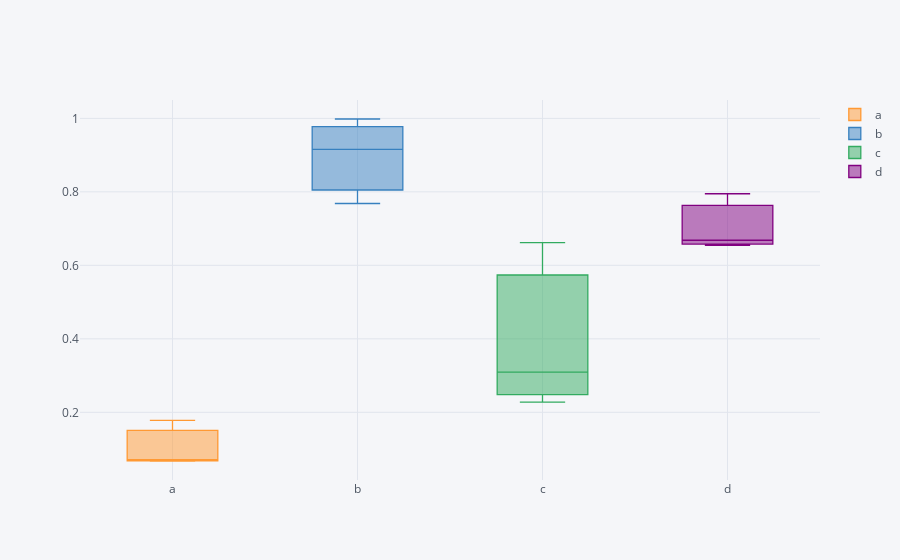

Notebook code for this chart:
### Code cell
a.iplot(kind='box')

### Figure 1 — Plotly figure (JSON) as saved in the notebook; plotly's stock layout.template omitted (floating-point values rounded to 4 significant figures)
{"data": [{"boxpoints": false, "line": {"width": 1.3}, "marker": {"color": "rgba(255, 153, 51, 1.0)"}, "name": "a", "orientation": "v", "type": "box", "y": [0.06759, 0.07018, 0.178]}, {"boxpoints": false, "line": {"width": 1.3}, "marker": {"color": "rgba(55, 128, 191, 1.0)"}, "name": "b", "orientation": "v", "type": "box", "y": [0.9154, 0.7683, 0.9982]}, {"boxpoints": false, "line": {"width": 1.3}, "marker": {"color": "rgba(50, 171, 96, 1.0)"}, "name": "c", "orientation": "v", "type": "box", "y": [0.3096, 0.6617, 0.228]}, {"boxpoints": false, "line": {"width": 1.3}, "marker": {"color": "rgba(128, 0, 128, 1.0)"}, "name": "d", "orientation": "v", "type": "box", "y": [0.6682, 0.7949, 0.6545]}], "layout": {"legend": {"bgcolor": "#F5F6F9", "font": {"color": "#4D5663"}}, "paper_bgcolor": "#F5F6F9", "plot_bgcolor": "#F5F6F9", "title": {"font": {"color": "#4D5663"}}, "xaxis": {"gridcolor": "#E1E5ED", "showgrid": true, "tickfont": {"color": "#4D5663"}, "title": {"font": {"color": "#4D5663"}, "text": ""}, "zerolinecolor": "#E1E5ED"}, "yaxis": {"gridcolor": "#E1E5ED", "showgrid": true, "tickfont": {"color": "#4D5663"}, "title": {"font": {"color": "#4D5663"}, "text": ""}, "zerolinecolor": "#E1E5ED"}}}
